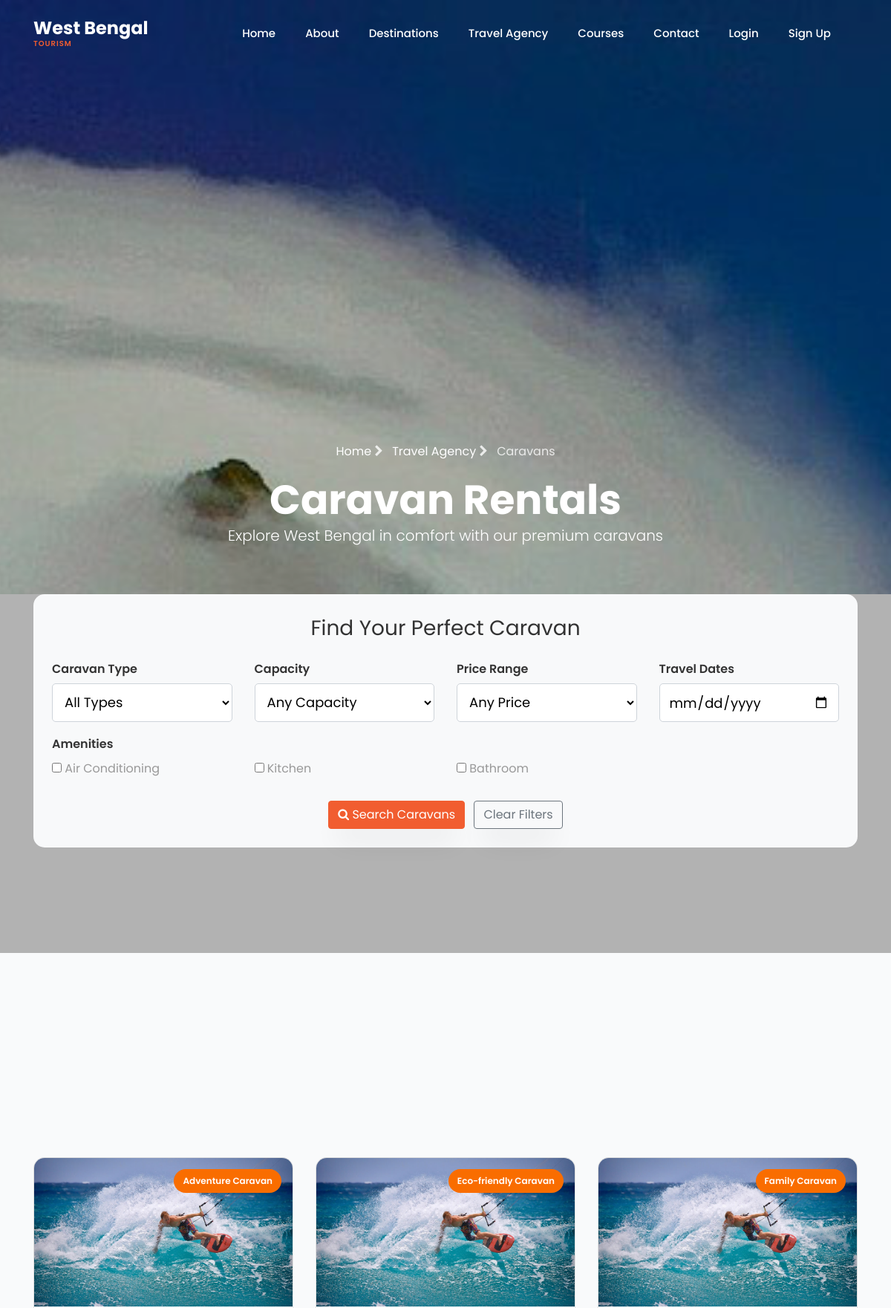
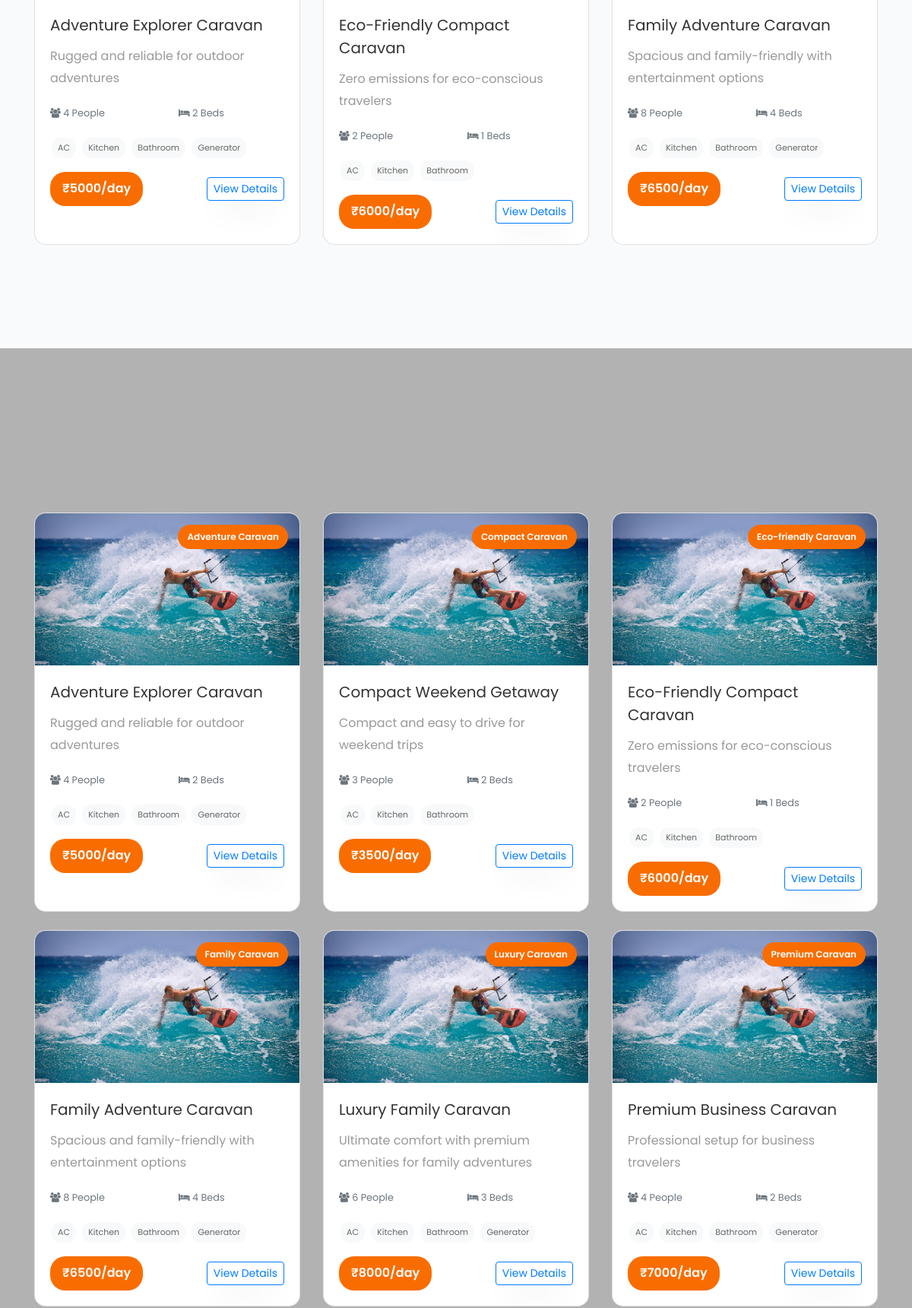
The page /caravans/ (upper part) on the database its author committed (2 pictures, top to bottom).
### core/models.py (models this page shows, shortened)
class Caravan(models.Model):
    CARAVAN_TYPES = [
        ('luxury', 'Luxury Caravan'),
        ('adventure', 'Adventure Caravan'),
        ('family', 'Family Caravan'),
        ('eco', 'Eco-friendly Caravan'),
        ('compact', 'Compact Caravan'),
        ('premium', 'Premium Caravan'),
    ]
    FUEL_TYPES = [
        ('diesel', 'Diesel'),
        ('petrol', 'Petrol'),
        ('electric', 'Electric'),
        ('hybrid', 'Hybrid'),
    ]
    TRANSMISSION_TYPES = [
        ('manual', 'Manual'),
        ('automatic', 'Automatic'),
    ]
    name = models.CharField(max_length=200)
    slug = models.SlugField(unique=True, blank=True)
    caravan_type = models.CharField(max_length=20, choices=CARAVAN_TYPES, default='family')
    description = models.TextField()
    short_description = models.CharField(max_length=300, blank=True)
    capacity = models.PositiveIntegerField(help_text="Number of people it can accommodate")
    beds = models.PositiveIntegerField(default=2, help_text="Number of beds")
    has_ac = models.BooleanField(default=True, verbose_name="Air Conditioning")
    has_kitchen = models.BooleanField(default=True, verbose_name="Kitchen")
    has_bathroom = models.BooleanField(default=True, verbose_name="Bathroom")
    has_generator = models.BooleanField(default=True, verbose_name="Generator")
    fuel_type = models.CharField(max_length=20, choices=FUEL_TYPES, default='diesel')
    transmission = models.CharField(max_length=20, choices=TRANSMISSION_TYPES, default='manual')
    mileage = models.PositiveIntegerField(help_text="Average mileage per liter")
    year = models.PositiveIntegerField(help_text="Manufacturing year")
    daily_rate = models.DecimalField(max_digits=10, decimal_places=2, help_text="Daily rental rate")
    weekly_rate = models.DecimalField(max_digits=10, decimal_places=2, help_text="Weekly rental rate (discounted)")
    security_deposit = models.DecimalField(max_digits=10, decimal_places=2, help_text="Security deposit required")
    featured_image = models.ImageField(upload_to='caravans/', blank=True, null=True)
    interior_image = models.ImageField(upload_to='caravans/interior/', blank=True, null=True)
    exterior_image = models.ImageField(upload_to='caravans/exterior/', blank=True, null=True)
    is_available = models.BooleanField(default=True)
    pickup_locations = models.TextField(help_text="Available pickup locations")
    max_distance = models.PositiveIntegerField(help_text="Maximum travel distance allowed (km)")
    amenities = models.TextField(blank=True, help_text="Additional amenities and features")
    rules = models.TextField(blank=True, help_text="Rental rules and restrictions")
    insurance_info = models.TextField(blank=True, help_text="Insurance coverage details")
    is_featured = models.BooleanField(default=False)
    is_active = models.BooleanField(default=True)
    created_at = models.DateTimeField(auto_now_add=True)
    updated_at = models.DateTimeField(auto_now=True)
    class Meta:
        ordering = ['name']

### core/views.py (the view, shortened to what this page needs)
# urls.py: path('caravans/', views.caravan_list, name='caravan_list'),
def caravan_list(request):
    from .forms import CaravanSearchForm
    from .models import Caravan
    caravans_list = Caravan.objects.filter(is_active=True, is_available=True).order_by('name')
    form = CaravanSearchForm(request.GET or None)
    featured_caravans = Caravan.objects.filter(is_active=True, is_available=True, is_featured=True)[:3]
    paginator = Paginator(caravans_list, 9)
    page = request.GET.get('page')
    try:
        caravans = paginator.page(page)
    except PageNotAnInteger:
        caravans = paginator.page(1)
    except EmptyPage:
        caravans = paginator.page(paginator.num_pages)
    context = {
        'page_title': 'Caravan Rentals',
        'caravans': caravans,
        'featured_caravans': featured_caravans,
        'form': form,
        'caravan_types': Caravan.CARAVAN_TYPES,
    }
    return render(request, 'core/caravan_list.html', context)

### templates/core/caravan_list.html (shortened to what this page needs)
{% extends 'base.html' %}
{% load static %}
{% block hero_section %}
  <section class="hero-wrap hero-wrap-2 js-fullheight" style="background-image: url('{% static 'images/bg_1.jpg' %}');">
    <div class="overlay"></div>
    <div class="container">
      <div class="row no-gutters slider-text js-fullheight align-items-end justify-content-center">
        <div class="col-md-9 ftco-animate pb-5 text-center">
          <p class="breadcrumbs">
            <span class="mr-2"><a href="{% url 'index' %}">Home <i class="fa fa-chevron-right"></i></a></span>
            <span class="mr-2"><a href="{% url 'hotel' %}">Travel Agency <i class="fa fa-chevron-right"></i></a></span>
            <span>Caravans</span>
          </p>
          <h1 class="mb-0 bread">Caravan Rentals</h1>
          <p class="text-white">Explore West Bengal in comfort with our premium caravans</p>
        </div>
      </div>
    </div>
  </section>
{% endblock %}
{% block content %}
  <section class="ftco-section ftco-no-pt">
    <div class="container">
      <div class="search-filters">
        <h3 class="text-center mb-4">Find Your Perfect Caravan</h3>
        <form method="get" class="row">
          <div class="col-md-3">
            <div class="filter-section">
              <h6>Caravan Type</h6>
              {{ form.caravan_type }}
            </div>
          </div>
          <div class="col-md-3">
            <div class="filter-section">
              <h6>Capacity</h6>
              {{ form.capacity }}
            </div>
          </div>
          <div class="col-md-3">
            <div class="filter-section">
              <h6>Price Range</h6>
              {{ form.price_range }}
            </div>
          </div>
          <div class="col-md-3">
            <div class="filter-section">
              <h6>Travel Dates</h6>
              {{ form.pickup_date }}
            </div>
          </div>
          <div class="col-md-12">
            <div class="filter-section">
              <h6>Amenities</h6>
              <div class="row">
                <div class="col-md-3">
                  <label class="checkbox-inline">{{ form.has_ac }} {{ form.has_ac.label }}</label>
                </div>
                <div class="col-md-3">
                  <label class="checkbox-inline">{{ form.has_kitchen }} {{ form.has_kitchen.label }}</label>
                </div>
                <div class="col-md-3">
                  <label class="checkbox-inline">{{ form.has_bathroom }} {{ form.has_bathroom.label }}</label>
                </div>
              </div>
            </div>
          </div>
          <div class="col-md-12 text-center">
            <button type="submit" class="btn btn-primary" style="background: #f96d00; border-color: #f96d00;"><i class="fa fa-search"></i> Search Caravans</button>
            <a href="{% url 'caravan_list' %}" class="btn btn-outline-secondary ml-2">Clear Filters</a>
          </div>
        </form>
      </div>
    </div>
  </section>
  {% if featured_caravans %}
    <section class="ftco-section bg-light">
      <div class="container">
        <div class="row justify-content-center pb-4">
        </div>
        <div class="row">
          {% for caravan in featured_caravans %}
            <div class="col-md-4 mb-4">
              <div class="card caravan-card h-100">
                <div class="position-relative">
                  <img src="{% if caravan.featured_image %}
                      {{ caravan.featured_image.url }}
                    {% else %}
                      {% static 'images/services-1.jpg' %}
                    {% endif %}"
                    class="card-img-top"
                    alt="{{ caravan.name }}"
                    style="height: 200px; object-fit: cover;" />
                  <span class="caravan-type-badge">{{ caravan.get_caravan_type_display }}</span>
                </div>
                <div class="card-body">
                  <h5 class="card-title">{{ caravan.name }}</h5>
                  <p class="card-text">{{ caravan.short_description }}</p>
                  <div class="row mb-3">
                    <div class="col-6">
                      <small class="text-muted"><i class="fa fa-users"></i> {{ caravan.capacity }} People</small>
                    </div>
                    <div class="col-6">
                      <small class="text-muted"><i class="fa fa-bed"></i> {{ caravan.beds }} Beds</small>
                    </div>
                  </div>
                  <ul class="amenities-list">
                    {% if caravan.has_ac %}
                      <li>AC</li>
                    {% endif %}
                    {% if caravan.has_kitchen %}
                      <li>Kitchen</li>
                    {% endif %}
                    {% if caravan.has_bathroom %}
                      <li>Bathroom</li>
                    {% endif %}
                    {% if caravan.has_generator %}
                      <li>Generator</li>
                    {% endif %}
                  </ul>
                  <div class="d-flex justify-content-between align-items-center mt-3">
                    <span class="price-tag">₹{{ caravan.daily_rate|floatformat:0 }}/day</span>
                    <a href="{% url 'caravan_detail' caravan.slug %}" class="btn btn-outline-primary btn-sm">View Details</a>
                  </div>
                </div>
              </div>
            </div>
          {% endfor %}
        </div>
      </div>
    </section>
  {% endif %}
  <section class="ftco-section">
    <div class="container">
      <div class="row justify-content-center pb-4">
      </div>
      {% if caravans %}
        <div class="row">
          {% for caravan in caravans %}
            <div class="col-md-4 mb-4">
              <div class="card caravan-card h-100">
                <div class="position-relative">
                  <img src="{% if caravan.featured_image %}
                      {{ caravan.featured_image.url }}
                    {% else %}
                      {% static 'images/services-1.jpg' %}
                    {% endif %}"
                    class="card-img-top"
                    alt="{{ caravan.name }}"
                    style="height: 200px; object-fit: cover;" />
                  <span class="caravan-type-badge">{{ caravan.get_caravan_type_display }}</span>
                </div>
                <div class="card-body">
                  <h5 class="card-title">{{ caravan.name }}</h5>
                  <p class="card-text">{{ caravan.short_description }}</p>
                  <div class="row mb-3">
                    <div class="col-6">
                      <small class="text-muted"><i class="fa fa-users"></i> {{ caravan.capacity }} People</small>
                    </div>
                    <div class="col-6">
                      <small class="text-muted"><i class="fa fa-bed"></i> {{ caravan.beds }} Beds</small>
                    </div>
                  </div>
                  <ul class="amenities-list">
                    {% if caravan.has_ac %}
                      <li>AC</li>
                    {% endif %}
                    {% if caravan.has_kitchen %}
                      <li>Kitchen</li>
                    {% endif %}
                    {% if caravan.has_bathroom %}
                      <li>Bathroom</li>
                    {% endif %}
                    {% if caravan.has_generator %}
                      <li>Generator</li>
                    {% endif %}
                  </ul>
                  <div class="d-flex justify-content-between align-items-center mt-3">
                    <span class="price-tag">₹{{ caravan.daily_rate|floatformat:0 }}/day</span>
                    <a href="{% url 'caravan_detail' caravan.slug %}" class="btn btn-outline-primary btn-sm">View Details</a>
                  </div>
                </div>
              </div>
            </div>
          {% endfor %}
        </div>
      {% else %}
        <div class="text-center">
          <p class="lead">No caravans found matching your criteria.</p>
          <a href="{% url 'caravan_list' %}" class="btn btn-primary">View All Caravans</a>
        </div>
      {% endif %}
    </div>
  </section>
{% endblock %}

### templates/core/caravan_list.html (style rules this page uses)
.caravan-card { transition: transform 0.3s ease, box-shadow 0.3s ease; border-radius: 15px; overflow: hidden; }
.caravan-type-badge { position: absolute; top: 15px; right: 15px; background: #f96d00; color: white; padding: 5px 12px; border-radius: 20px; font-size: 12px; font-weight: 600; }
.price-tag { background: #f96d00; color: white; padding: 8px 16px; border-radius: 20px; font-weight: 600; display: inline-block; }
.amenities-list { list-style: none; padding: 0; margin: 0; }
.amenities-list li { display: inline-block; background: #f8f9fa; padding: 4px 8px; margin: 2px; border-radius: 12px; font-size: 11px; color: #666; }
.search-filters { background: #f8f9fa; border-radius: 15px; padding: 25px; margin-bottom: 30px; }
.filter-section { margin-bottom: 20px; }
.filter-section h6 { color: #333; margin-bottom: 10px; font-weight: 600; }

### rows shown on the page
Caravan: caravan_type "Adventure Caravan", name "Adventure Explorer Caravan", short_description "Rugged and reliable for outdoor adventures", capacity "4", beds "2", has_ac "AC", has_kitchen "Kitchen", has_bathroom "Bathroom", has_generator "Generator", daily_rate "5000"
Caravan: caravan_type "Eco-friendly Caravan", name "Eco-Friendly Compact Caravan", short_description "Zero emissions for eco-conscious travelers", capacity "2", beds "1", has_ac "AC", has_kitchen "Kitchen", has_bathroom "Bathroom", daily_rate "6000"
Caravan: caravan_type "Family Caravan", name "Family Adventure Caravan", short_description "Spacious and family-friendly with entertainment options", capacity "8", beds "4", has_ac "AC", has_kitchen "Kitchen", has_bathroom "Bathroom", has_generator "Generator", daily_rate "6500"
Caravan: caravan_type "Compact Caravan", name "Compact Weekend Getaway", short_description "Compact and easy to drive for weekend trips", capacity "3", beds "2", has_ac "AC", has_kitchen "Kitchen", has_bathroom "Bathroom", daily_rate "3500"
Caravan: caravan_type "Luxury Caravan", name "Luxury Family Caravan", short_description "Ultimate comfort with premium amenities for family adventures", capacity "6", beds "3", has_ac "AC", has_kitchen "Kitchen", has_bathroom "Bathroom", has_generator "Generator", daily_rate "8000"
Caravan: caravan_type "Premium Caravan", name "Premium Business Caravan", short_description "Professional setup for business travelers", capacity "4", beds "2", has_ac "AC", has_kitchen "Kitchen", has_bathroom "Bathroom", has_generator "Generator", daily_rate "7000"
